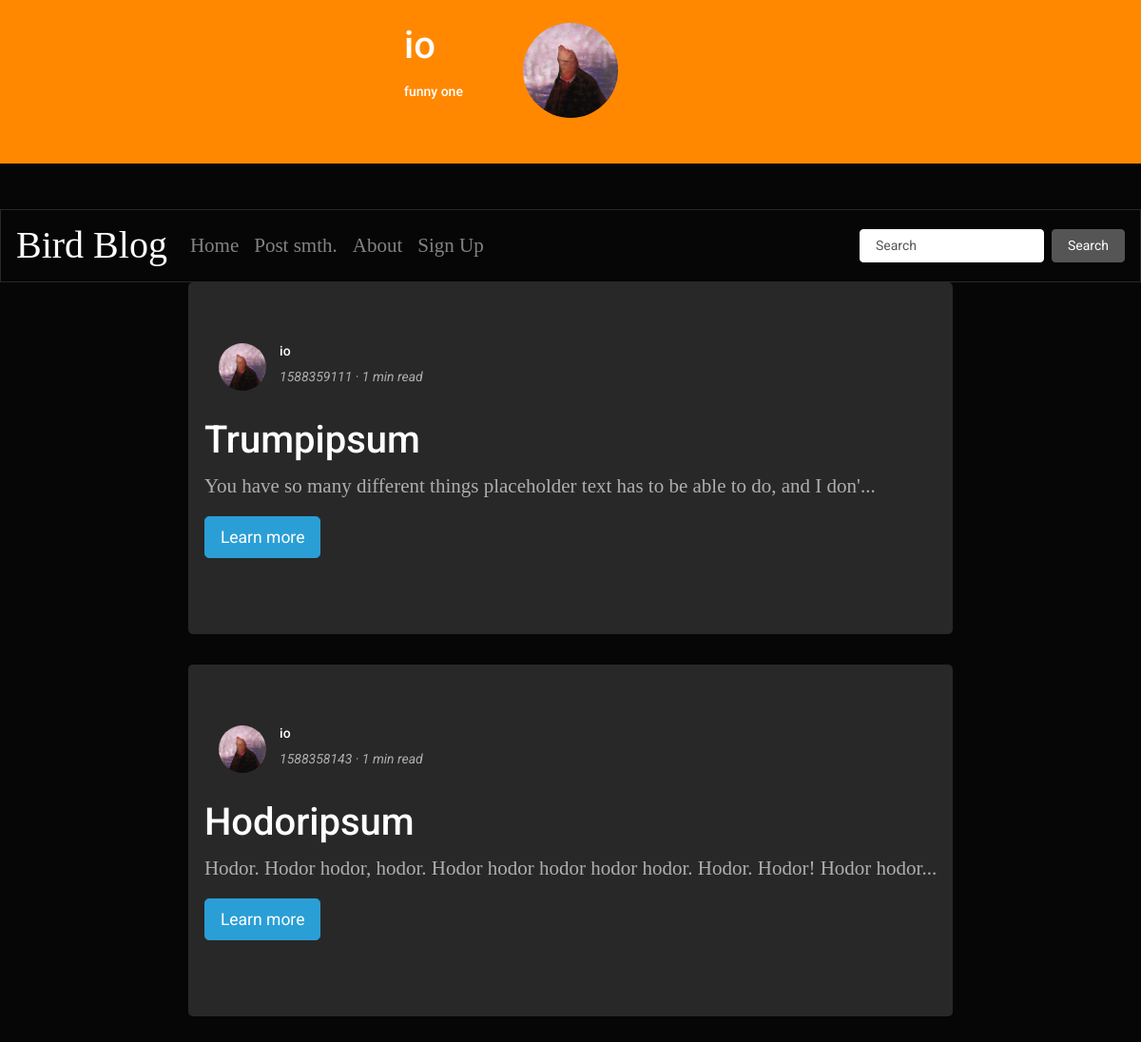
Screenshot of /id/io with the database file from the repository.
### tables this page shows
CREATE TABLE "texts" (
	"ID"	INTEGER,
	"textName"	TEXT,
	"textContent"	TEXT,
	"author"	TEXT,
	"date"	TEXT,
	"rating"	INTEGER,
	"dateComputer"	INTEGER
);

### server.py (the view)
@app.route('/id/<userID>')
def user(userID):
    f = open("dev_output.txt", "a")
    connTexts = sqlite3.connect("texts.db")
    g = connTexts.cursor()
    conn = sqlite3.connect("userData.db")
    c = conn.cursor()
    temp = "images/users/{}.jpg".format(userID)
    imageLink = url_for('static', filename=temp)
    about = c.execute("SELECT about FROM `userData` WHERE nick=?;", (userID,))
    about = about.fetchall()
    about = str(about)
    about = about[about.find("'")+1:about.rfind("'")]
    """while about.find(",") != -1:
        about = about.replace(",", " OR ")"""
    """posts = posts.split(",")
    posts = [int(posts[i]) for i in range(len(posts))]
    f.write(str(posts) + " - posts" + "\n")"""
    """{% lilPost = 83 %}

                            {% lilPost = post/100 * 10 %}"""
    fullPostData = g.execute("SELECT * FROM `texts` WHERE author=?;", (userID,))
    fullPostData = fullPostData.fetchall()
    f.write(str(fullPostData[0]))
    conn.commit()
    conn.close()
    connTexts.commit()
    connTexts.close()
    f.close()
    return render_template("userPage.html", bootstrapTheme=bootstrapTheme, nick=userID, imageLink=imageLink, about=about, fullPostData=fullPostData)

### templates/userPage.html (shortened to what this page needs)
<!DOCTYPE html>
<html>
    <head>
        {% include '/styles.html' %}
    </head>
    <body>
        <div class="pt-4 bg-warning">
            <div class="row mb-5" >
                <div class="col-md"></div>
                <div class="col-md">
                    <div class = "container" >
                        <div class = "row mb-5">
                            <div class="col-md">
                            <h3>{{nick}}</h3>
                            <p><h6>{{about}}</h6></p>
                            </div>
                            <div class="col-md"><img src = {{imageLink}} alt="" class="round" width="100" height="100"></div>
                            <div class="col-md"></div>
                        </div>
                    </div>
                </div>
                <div class="col-md"></div>
                </div>
            </div>
        {% include 'header.html' %}
        <div class="row mb-5" >
            <div class="col-md"></div>
                <div class = "center-block" >
                    {% block poster %}
                    {% for post in fullPostData %}
                        <div class = "jumbotron">
                            <div class = "row">
                                <div class="col-md-1">
                                    <img src = {{imageLink}} alt="" class="round" width="50" height="50">
                                </div>
                                <div class="col-md-5">
                                    <h6>{{ post[3] }}</h6>
                                    <p><i>{{ post[4] }} · {{(post|length / 1500)|round(0, "ceil")|int}} min read</i></p>
                                </div>
                            </div>
                            <div class = "row">
                                <p><h3>{{ post[1] }}</h3></p>
                            </div>
                            <div class = "row">
                                {% if post[2]|length > 83 %}
                                    <p class = "serif">{{ post[2][:83] }}...</p>
                                {% else %}
                                    <p class = "serif">{{ post[2]}}...</p>
                                {% endif %}
                            </div>
                            <div class = "row">
                                <p class="lead">
                                    <a class="btn btn-primary btn-lg" href="/texts/{{post[0]}}" role="button">Learn more</a>
                                </p>
                            </div>
                        </div>
                    {% endfor %}
                    {% endblock %}
                </div>
            <div class="col-md"></div>
        </div>
    </body>
</html>

### templates/styles.html (shortened to what this page needs)
<link href="https://stackpath.bootstrapcdn.com/bootswatch/4.4.1/cyborg/bootstrap.min.css" rel="stylesheet">

### templates/header.html (shortened to what this page needs)
<nav class="navbar navbar-expand-lg navbar-dark bg-dark">
    <a class="navbar-brand serifh1" href="/index">Bird Blog</a>
    <div class="collapse navbar-collapse" id="navbarColor02">
      <ul class="navbar-nav mr-auto">
        {% if titleName == "index" %}
          <li class="nav-item active">
            <a class="nav-link serif" href="/index">Home <span class="sr-only">(current)</span></a>
          </li>
        {% else %}
        <li class="nav-item ">
          <a class="nav-link serif " href="/index">Home <span class="sr-only">(current)</span></a>
        </li>
        {% endif %}
        {% if titleName == "signIn" %}
        <li class="nav-item active">
          <a class="nav-link serif" href="/login">Post smth.<span class="sr-only">(current)</span></a>
        </li>
        {% else %}
        <li class="nav-item">
          <a class="nav-link serif" href="/login">Post smth.</a>
        </li>
        {% endif %}
        {% if titleName == "about" %}
        <li class="nav-item active">
          <a class="nav-link serif" href="about">About <span class="sr-only">(current)</span></a>
        </li>
        {% else %}
        <li class="nav-item">
          <a class="nav-link serif" href="about">About</a>
        </li>
        {% endif %}
        {% if titleName == "signUp" %}
        <li class="nav-item active">
          <a class="nav-link serif" href="/register">Sign Up<span class="sr-only">(current)</span></a>
        </li>
        {% else %}
        <li class="nav-item">
          <a class="nav-link serif" href="/register">Sign Up</a>
        </li>
        {% endif %}
      </ul>
      <form class="form-inline my-2 my-lg-0">
        <input class="form-control mr-sm-2" type="text" placeholder="Search">
        <button class="btn btn-secondary my-2 my-sm-0" type="submit">Search</button>
      </form>
    </div>
  </nav>

### templates/styles.html (style rules this page uses)
.serif { font-family: Georgia, 'Times New Roman', Times, serif; font-size: 21px; line-height: 32px; font-weight: 400; }
.serifh1 { font-family: Georgia, 'Times New Roman', Times, serif; font-size: 40px; line-height: 48px; font-weight: 400; }
.round { border-radius: 100px; }
html, body { max-width: 100%; overflow-x: hidden; }
a { background: linear-gradient( to bottom, var(--mainColor) 0%, var(--mainColor) 100% ); background-position: 0 100%; background-repeat: repeat-x; background-size: 4px 4px; color: #000; text-decoration: none; transition: background-size .2s; }

### rows the page displays
texts: author "io", date "1588359111", value "1", textName "Trumpipsum", textContent "You have so many different things placeholder text has to be able to do, and I don'"
texts: author "io", date "1588358143", value "1", textName "Hodoripsum", textContent "Hodor. Hodor hodor, hodor. Hodor hodor hodor hodor hodor. Hodor. Hodor! Hodor hodor"

### other values shown
{{ nick }} "io"
{{ about }} "funny one"
